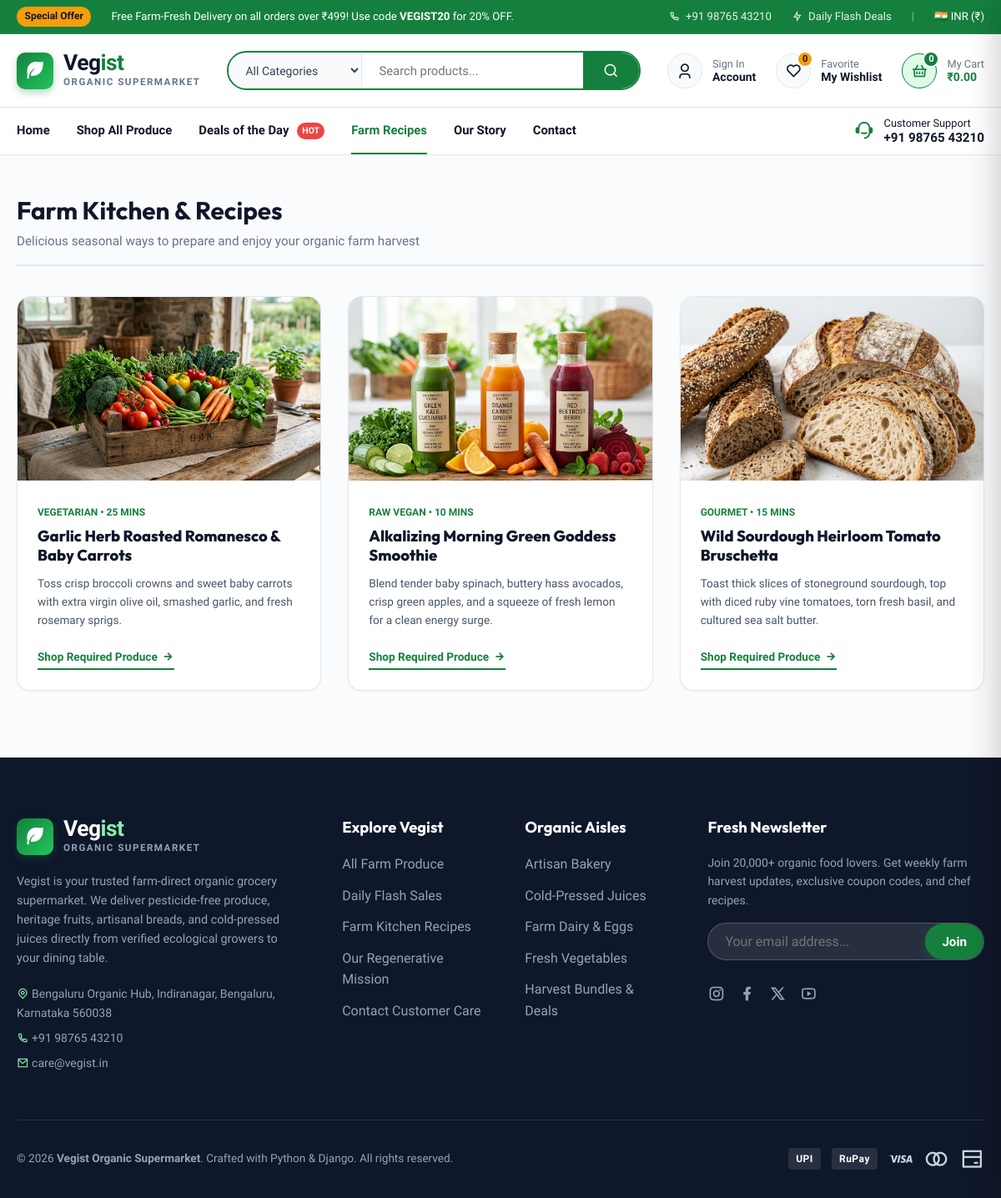
The app's page /recipes/ with its own data.
### store/models.py (models this page shows, shortened)
class Category(models.Model):
    name = models.CharField(max_length=100)
    slug = models.SlugField(max_length=120, unique=True)
    icon = models.CharField(max_length=50, blank=True, help_text="Emoji or icon class")
    image = models.ImageField(upload_to='categories/', blank=True, null=True)
    description = models.TextField(blank=True)
    is_featured = models.BooleanField(default=True)
    created_at = models.DateTimeField(auto_now_add=True)
    class Meta:
        verbose_name_plural = 'Categories'
        ordering = ['name']
    def get_absolute_url(self):
        return reverse('store:shop_category', args=[self.slug])

### store/views.py (the view)
# urls.py: path('recipes/', views.recipes_view, name='recipes'),
def recipes_view(request):
    return render(request, 'store/recipes.html')

### accounts/context_processors.py (called while the page is built)
def wishlist_context(request):
    wishlist_ids = []
    if request.user.is_authenticated:
        wishlist_ids = list(WishlistItem.objects.filter(user=request.user).values_list('product_id', flat=True))
    elif request.session.session_key:
        wishlist_ids = list(WishlistItem.objects.filter(session_key=request.session.session_key).values_list('product_id', flat=True))
    return {
        'wishlist_count': len(wishlist_ids),
        'wishlist_ids': wishlist_ids
    }

### cart/cart.py (called while the page is built, shortened)
    def __len__(self):
        return sum(item['quantity'] for item in self.cart.values())

    def get_subtotal_price(self):
        return sum(Decimal(item['price']) * item['quantity'] for item in self.cart.values())

    @property
    def coupon(self):
        return None

    def get_discount_amount(self):
        if self.coupon:
            return round((self.coupon.discount_percent / Decimal(100)) * self.get_subtotal_price(), 2)
        return Decimal('0.00')

    def get_shipping_price(self):
        subtotal = self.get_subtotal_price()
        if subtotal == Decimal('0.00'):
            return Decimal('0.00')
        if subtotal >= Decimal('499.00'):
            return Decimal('0.00')
        return Decimal('49.00')

    def get_free_shipping_remaining(self):
        subtotal = self.get_subtotal_price()
        threshold = Decimal('499.00')
        if subtotal >= threshold or subtotal == 0:
            return Decimal('0.00')
        return threshold - subtotal

    def get_free_shipping_progress(self):
        subtotal = self.get_subtotal_price()
        threshold = Decimal('499.00')
        if subtotal >= threshold:
            return 100
        return min(100, int((subtotal / threshold) * 100))

    def get_total_price(self):
        return max(Decimal('0.00'), self.get_subtotal_price() - self.get_discount_amount() + self.get_shipping_price())

### cart/context_processors.py (called while the page is built)
def cart_context(request):
    cart = Cart(request)
    return {
        'cart': cart,
        'cart_item_count': len(cart),
        'cart_subtotal': cart.get_subtotal_price(),
        'cart_total': cart.get_total_price(),
        'free_shipping_remaining': cart.get_free_shipping_remaining(),
        'free_shipping_progress': cart.get_free_shipping_progress(),
        'cart_coupon': cart.coupon,
        'cart_discount': cart.get_discount_amount(),
        'cart_shipping': cart.get_shipping_price(),
    }

### templates/store/recipes.html (shortened to what this page needs)
{% extends 'base.html' %}
{% load static %}
{% block content %}
<div class="container" style="padding-top: 3rem; padding-bottom: 5rem;">
  <div class="section-title-wrap">
    <div>
      <h1 class="section-title">Farm Kitchen & Recipes</h1>
      <p class="section-subtitle">Delicious seasonal ways to prepare and enjoy your organic farm harvest</p>
    </div>
  </div>
  <div style="display: grid; grid-template-columns: repeat(3, 1fr); gap: 2rem;">
    <div style="background: #fff; border: 1px solid var(--gray-200); border-radius: var(--radius-lg); overflow: hidden; box-shadow: var(--shadow-sm);">
      <div style="height: 220px; overflow: hidden;">
        <img src="{% static 'images/hero_banner.jpg' %}" alt="Roasted Heirloom Vegetables" style="width: 100%; height: 100%; object-fit: cover;">
      </div>
      <div style="padding: 1.5rem;">
        <span style="font-size: 0.75rem; color: var(--primary); font-weight: 700; text-transform: uppercase;">Vegetarian • 25 Mins</span>
        <h3 style="font-size: 1.15rem; font-weight: 800; color: var(--dark); margin: 0.35rem 0 0.75rem;">
          Garlic Herb Roasted Romanesco & Baby Carrots
        </h3>
        <p style="font-size: 0.85rem; color: var(--gray-600); line-height: 1.6; margin-bottom: 1.25rem;">
          Toss crisp broccoli crowns and sweet baby carrots with extra virgin olive oil, smashed garlic, and fresh rosemary sprigs.
        </p>
        <a href="{% url 'store:shop_category' 'fresh-vegetables' %}" class="side-promo-link" style="color: var(--primary); border-bottom-color: var(--primary);">
          Shop Required Produce <i class="ri-arrow-right-line"></i>
        </a>
      </div>
    </div>
    <div style="background: #fff; border: 1px solid var(--gray-200); border-radius: var(--radius-lg); overflow: hidden; box-shadow: var(--shadow-sm);">
      <div style="height: 220px; overflow: hidden;">
        <img src="{% static 'images/promo_juice.jpg' %}" alt="Green Goddess Detox" style="width: 100%; height: 100%; object-fit: cover;">
      </div>
      <div style="padding: 1.5rem;">
        <span style="font-size: 0.75rem; color: var(--primary); font-weight: 700; text-transform: uppercase;">Raw Vegan • 10 Mins</span>
        <h3 style="font-size: 1.15rem; font-weight: 800; color: var(--dark); margin: 0.35rem 0 0.75rem;">
          Alkalizing Morning Green Goddess Smoothie
        </h3>
        <p style="font-size: 0.85rem; color: var(--gray-600); line-height: 1.6; margin-bottom: 1.25rem;">
          Blend tender baby spinach, buttery hass avocados, crisp green apples, and a squeeze of fresh lemon for a clean energy surge.
        </p>
        <a href="{% url 'store:shop_category' 'cold-pressed-juices' %}" class="side-promo-link" style="color: var(--primary); border-bottom-color: var(--primary);">
          Shop Required Produce <i class="ri-arrow-right-line"></i>
        </a>
      </div>
    </div>
    <div style="background: #fff; border: 1px solid var(--gray-200); border-radius: var(--radius-lg); overflow: hidden; box-shadow: var(--shadow-sm);">
      <div style="height: 220px; overflow: hidden;">
        <img src="{% static 'images/cat_bakery.jpg' %}" alt="Artisan Bruschetta" style="width: 100%; height: 100%; object-fit: cover;">
      </div>
      <div style="padding: 1.5rem;">
        <span style="font-size: 0.75rem; color: var(--primary); font-weight: 700; text-transform: uppercase;">Gourmet • 15 Mins</span>
        <h3 style="font-size: 1.15rem; font-weight: 800; color: var(--dark); margin: 0.35rem 0 0.75rem;">
          Wild Sourdough Heirloom Tomato Bruschetta
        </h3>
        <p style="font-size: 0.85rem; color: var(--gray-600); line-height: 1.6; margin-bottom: 1.25rem;">
          Toast thick slices of stoneground sourdough, top with diced ruby vine tomatoes, torn fresh basil, and cultured sea salt butter.
        </p>
        <a href="{% url 'store:shop_category' 'artisan-bakery' %}" class="side-promo-link" style="color: var(--primary); border-bottom-color: var(--primary);">
          Shop Required Produce <i class="ri-arrow-right-line"></i>
        </a>
      </div>
    </div>
  </div>
</div>
{% endblock %}

### templates/components/footer.html (shortened to what this page needs)
{% load static %}
<footer class="site-footer">
  <div class="container">
    <div class="footer-grid">
      <div class="footer-widget">
        <a href="{% url 'store:home' %}" class="brand-logo" style="margin-bottom: 1.25rem;">
          <div class="logo-icon-box">
            <i class="ri-leaf-fill"></i>
          </div>
          <div class="brand-text">
            <span class="brand-name" style="color: var(--white);">Veg<span style="color: #86efac;">ist</span></span>
            <p style="color: var(--gray-400);">Organic Supermarket</p>
          </div>
        </a>
        <p style="font-size: 0.9rem; line-height: 1.6; margin-bottom: 1.25rem; color: var(--gray-400);">
          Vegist is your trusted farm-direct organic grocery supermarket. We deliver pesticide-free produce, heritage fruits, artisanal breads, and cold-pressed juices directly from verified ecological growers to your dining table.
        </p>
        <div style="font-size: 0.875rem; color: var(--gray-400); display: flex; flex-direction: column; gap: 0.5rem;">
          <div><i class="ri-map-pin-line" style="color: #86efac;"></i> Bengaluru Organic Hub, Indiranagar, Bengaluru, Karnataka 560038</div>
          <div><i class="ri-phone-line" style="color: #86efac;"></i> +91 98765 43210</div>
          <div><i class="ri-mail-line" style="color: #86efac;"></i> care@vegist.in</div>
        </div>
      </div>
      <div class="footer-widget">
        <h4>Explore Vegist</h4>
        <ul class="footer-links">
          <li><a href="{% url 'store:shop' %}">All Farm Produce</a></li>
          <li><a href="{% url 'store:deals' %}">Daily Flash Sales</a></li>
          <li><a href="{% url 'store:recipes' %}">Farm Kitchen Recipes</a></li>
          <li><a href="{% url 'store:about' %}">Our Regenerative Mission</a></li>
          <li><a href="{% url 'store:contact' %}">Contact Customer Care</a></li>
        </ul>
      </div>
      <div class="footer-widget">
        <h4>Organic Aisles</h4>
        <ul class="footer-links">
          {% for cat in all_categories|slice:":5" %}
            <li><a href="{{ cat.get_absolute_url }}">{{ cat.name }}</a></li>
          {% endfor %}
        </ul>
      </div>
      <div class="footer-widget">
        <h4>Fresh Newsletter</h4>
        <p style="font-size: 0.875rem; color: var(--gray-400); margin-bottom: 1rem;">
          Join 20,000+ organic food lovers. Get weekly farm harvest updates, exclusive coupon codes, and chef recipes.
        </p>
        <form action="{% url 'store:newsletter_subscribe' %}" method="POST" class="footer-newsletter-form">
          <input type="email" name="email" placeholder="Your email address..." required>
          <button type="submit" class="btn btn-primary" style="border-radius: var(--radius-full); padding: 0.6rem 1.25rem;">
            Join
          </button>
        </form>
        <div style="margin-top: 1.5rem; display: flex; gap: 1rem; font-size: 1.25rem;">
          <a href="#" style="color: var(--gray-400);"><i class="ri-instagram-line"></i></a>
          <a href="#" style="color: var(--gray-400);"><i class="ri-facebook-fill"></i></a>
          <a href="#" style="color: var(--gray-400);"><i class="ri-twitter-x-line"></i></a>
          <a href="#" style="color: var(--gray-400);"><i class="ri-youtube-line"></i></a>
        </div>
      </div>
    </div>
    <div class="footer-bottom">
      <div>
        &copy; 2026 <strong>Vegist Organic Supermarket</strong>. Crafted with Python & Django. All rights reserved.
      </div>
      <div class="payment-badges" style="display: flex; gap: 0.85rem; align-items: center;">
        <span style="background: rgba(255,255,255,0.1); padding: 0.2rem 0.55rem; border-radius: 4px; font-size: 0.75rem; font-weight: 800; color: #fff; letter-spacing: 0.5px;">UPI</span>
        <span style="background: rgba(255,255,255,0.1); padding: 0.2rem 0.55rem; border-radius: 4px; font-size: 0.75rem; font-weight: 800; color: #fff; letter-spacing: 0.5px;">RuPay</span>
        <i class="ri-visa-line" title="Visa"></i>
        <i class="ri-mastercard-line" title="Mastercard"></i>
        <i class="ri-bank-card-line" title="NetBanking / Cards"></i>
      </div>
    </div>
  </div>
</footer>

### records on screen
Category: name "Artisan Bakery"
Category: name "Cold-Pressed Juices"
Category: name "Farm Dairy & Eggs"
Category: name "Fresh Vegetables"
Category: name "Harvest Bundles & Deals"

### other values on screen
{{ wishlist_count|default:"0" }} "0"
{{ cart_item_count|default:"0" }} "0"
{{ cart_subtotal|default:"0.00" }} "0.00"
